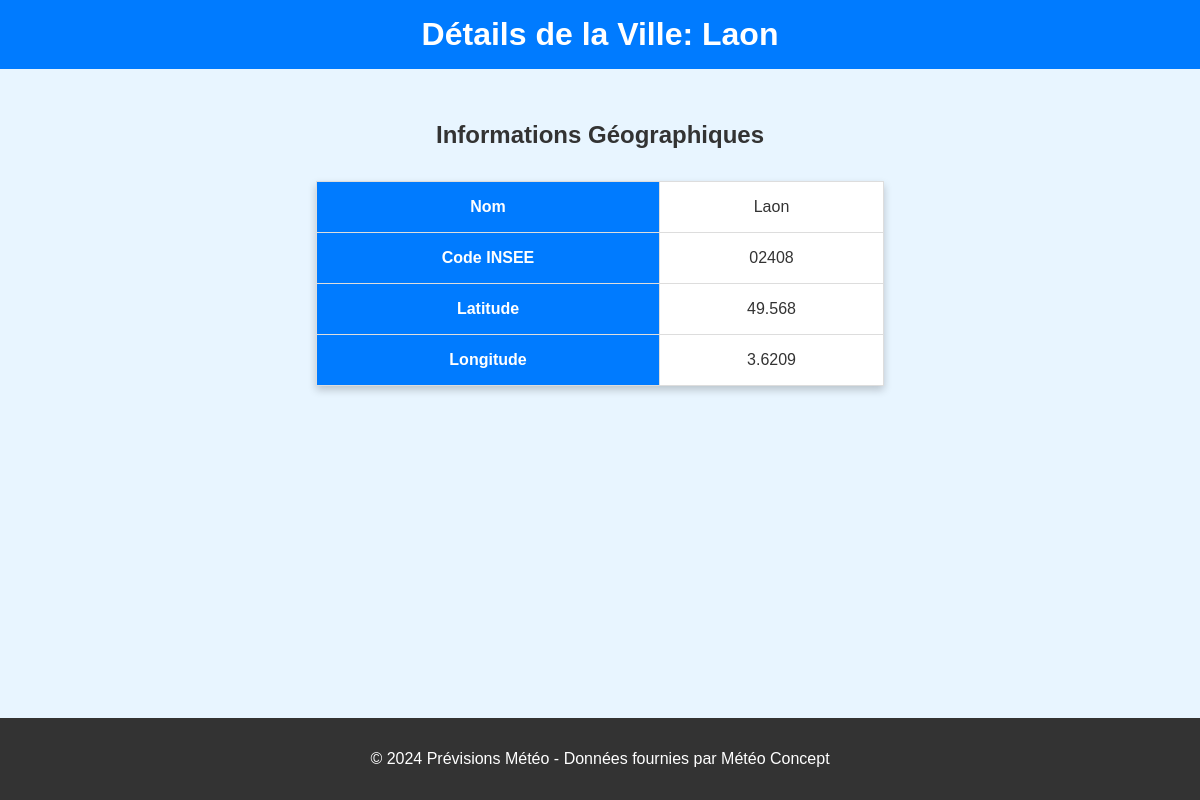
Page /ville/Laon on the committed database.
### tables this page shows
CREATE TABLE villes (
    id INTEGER PRIMARY KEY AUTOINCREMENT,
    name TEXT,
    insee TEXT,
    latitude REAL,
    longitude REAL
);

### app.py (the view)
@app.route("/ville/<ville>", methods=["GET"])
def ville_details(ville):
    details = get_ville_details(ville)  # Récupérer les détails de la ville
    return render_template("ville_details.html", details=details)

### app.py (called while the page is built)
def get_ville_details(ville):
    conn = sqlite3.connect("meteo.db")
    cursor = conn.cursor()
    query = "SELECT name, insee, latitude, longitude FROM villes WHERE name = ?"
    cursor.execute(query, (ville,))
    data = cursor.fetchone()
    conn.close()
    return data

### templates/ville_details.html (shortened to what this page needs)
<!DOCTYPE html>
<html lang="fr">
<head>
</head>
<body>
    <header>
        <h1>Détails de la Ville: {{ details[0] }}</h1>
    </header>
    <main>
        <h2 style="text-align: center;">Informations Géographiques</h2>
        <table>
            <tr>
                <th>Nom</th>
                <td>{{ details[0] }}</td>
            </tr>
            <tr>
                <th>Code INSEE</th>
                <td>{{ details[1] }}</td>
            </tr>
            <tr>
                <th>Latitude</th>
                <td>{{ details[2] }}</td>
            </tr>
            <tr>
                <th>Longitude</th>
                <td>{{ details[3] }}</td>
            </tr>
        </table>
    </main>
    <footer>
        <p>© 2024 Prévisions Météo - Données fournies par Météo Concept</p>
    </footer>
</body>
</html>

### templates/ville_details.html (style rules this page uses)
body { font-family: Arial, sans-serif; margin: 0; padding: 0; background-color: #e8f5ff; color: #333; }
header { background-color: #007BFF; color: white; text-align: center; padding: 1rem 0; }
h1 { margin: 0; font-size: 2rem; }
main { padding: 2rem; }
table { width: 50%; margin: 2rem auto; border-collapse: collapse; box-shadow: 0px 4px 8px rgba(0, 0, 0, 0.2); background-color: #fff; }
th, td { padding: 1rem; text-align: center; border: 1px solid #ddd; }
th { background-color: #007BFF; color: white; }
footer { background-color: #333; color: white; text-align: center; padding: 1rem 0; position: fixed; bottom: 0; width: 100%; }

### rows in the picture
villes: name "Laon", insee "02408", latitude "49.568", longitude "3.6209"
